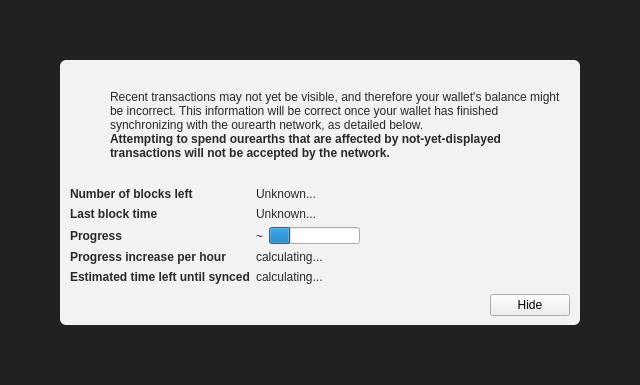
<?xml version="1.0" encoding="UTF-8"?>
<ui version="4.0">
 <class>ModalOverlay</class>
 <widget class="ModalOverlay" name="ModalOverlay">
  <property name="geometry">
   <rect>
    <x>0</x>
    <y>0</y>
    <width>640</width>
    <height>385</height>
   </rect>
  </property>
  <property name="windowTitle">
   <string>Form</string>
  </property>
  <layout class="QVBoxLayout" name="verticalLayout" stretch="0">
   <property name="sizeConstraint">
    <enum>QLayout::SetDefaultConstraint</enum>
   </property>
   <property name="leftMargin">
    <number>0</number>
   </property>
   <property name="topMargin">
    <number>0</number>
   </property>
   <property name="rightMargin">
    <number>0</number>
   </property>
   <property name="bottomMargin">
    <number>0</number>
   </property>
   <item>
    <widget class="QWidget" name="bgWidget" native="true">
     <property name="styleSheet">
      <string notr="true">#bgWidget { background: rgba(0,0,0,220); }</string>
     </property>
     <layout class="QVBoxLayout" name="verticalLayoutMain" stretch="1">
      <property name="leftMargin">
       <number>60</number>
      </property>
      <property name="topMargin">
       <number>60</number>
      </property>
      <property name="rightMargin">
       <number>60</number>
      </property>
      <property name="bottomMargin">
       <number>60</number>
      </property>
      <item>
       <widget class="QWidget" name="contentWidget" native="true">
        <property name="styleSheet">
         <string notr="true">#contentWidget { background: rgba(255,255,255,240); border-radius: 6px; }

QLabel { color: rgb(40,40,40);  }</string>
        </property>
        <layout class="QVBoxLayout" name="verticalLayoutSub" stretch="1,0,0,0">
         <property name="spacing">
          <number>0</number>
         </property>
         <property name="leftMargin">
          <number>10</number>
         </property>
         <property name="topMargin">
          <number>10</number>
         </property>
         <property name="rightMargin">
          <number>10</number>
         </property>
         <property name="bottomMargin">
          <number>10</number>
         </property>
         <item>
          <layout class="QHBoxLayout" name="horizontalLayoutIconText" stretch="0,1">
           <property name="topMargin">
            <number>20</number>
           </property>
           <item>
            <layout class="QVBoxLayout" name="verticalLayoutIcon">
             <property name="leftMargin">
              <number>0</number>
             </property>
             <item>
              <widget class="QPushButton" name="warningIcon">
               <property name="enabled">
                <bool>false</bool>
               </property>
               <property name="text">
                <string/>
               </property>
               <property name="icon">
                <iconset>
                 <normaloff>:/icons/warning</normaloff>
                 <disabledoff>:/icons/warning</disabledoff>:/icons/warning</iconset>
               </property>
               <property name="iconSize">
                <size>
                 <width>48</width>
                 <height>48</height>
                </size>
               </property>
               <property name="flat">
                <bool>true</bool>
               </property>
              </widget>
             </item>
             <item>
              <spacer name="verticalSpacerWarningIcon">
               <property name="orientation">
                <enum>Qt::Vertical</enum>
               </property>
               <property name="sizeHint" stdset="0">
                <size>
                 <width>20</width>
                 <height>40</height>
                </size>
               </property>
              </spacer>
             </item>
            </layout>
           </item>
           <item>
            <layout class="QVBoxLayout" name="verticalLayoutInfoText">
             <property name="leftMargin">
              <number>0</number>
             </property>
             <property name="topMargin">
              <number>0</number>
             </property>
             <item>
              <widget class="QLabel" name="infoText">
               <property name="text">
                <string>Recent transactions may not yet be visible, and therefore your wallet's balance might be incorrect. This information will be correct once your wallet has finished synchronizing with the ourearth network, as detailed below.</string>
               </property>
               <property name="textFormat">
                <enum>Qt::RichText</enum>
               </property>
               <property name="wordWrap">
                <bool>true</bool>
               </property>
              </widget>
             </item>
             <item>
              <widget class="QLabel" name="infoTextStrong">
               <property name="font">
                <font>
                 <weight>75</weight>
                 <bold>true</bold>
                </font>
               </property>
               <property name="text">
                <string>Attempting to spend ourearths that are affected by not-yet-displayed transactions will not be accepted by the network.</string>
               </property>
               <property name="textFormat">
                <enum>Qt::RichText</enum>
               </property>
               <property name="wordWrap">
                <bool>true</bool>
               </property>
              </widget>
             </item>
             <item>
              <spacer name="verticalSpacerInTextSpace">
               <property name="orientation">
                <enum>Qt::Vertical</enum>
               </property>
               <property name="sizeHint" stdset="0">
                <size>
                 <width>20</width>
                 <height>40</height>
                </size>
               </property>
              </spacer>
             </item>
            </layout>
           </item>
          </layout>
         </item>
         <item>
          <spacer name="verticalSpacerAfterText">
           <property name="orientation">
            <enum>Qt::Vertical</enum>
           </property>
           <property name="sizeHint" stdset="0">
            <size>
             <width>20</width>
             <height>40</height>
            </size>
           </property>
          </spacer>
         </item>
         <item>
          <layout class="QFormLayout" name="formLayout">
           <property name="fieldGrowthPolicy">
            <enum>QFormLayout::FieldsStayAtSizeHint</enum>
           </property>
           <property name="horizontalSpacing">
            <number>6</number>
           </property>
           <property name="verticalSpacing">
            <number>6</number>
           </property>
           <property name="topMargin">
            <number>10</number>
           </property>
           <item row="0" column="0">
            <widget class="QLabel" name="labelNumberOfBlocksLeft">
             <property name="font">
              <font>
               <weight>75</weight>
               <bold>true</bold>
              </font>
             </property>
             <property name="text">
              <string>Number of blocks left</string>
             </property>
            </widget>
           </item>
           <item row="0" column="1">
            <widget class="QLabel" name="numberOfBlocksLeft">
             <property name="text">
              <string>Unknown...</string>
             </property>
            </widget>
           </item>
           <item row="1" column="0">
            <widget class="QLabel" name="labelLastBlockTime">
             <property name="font">
              <font>
               <weight>75</weight>
               <bold>true</bold>
              </font>
             </property>
             <property name="text">
              <string>Last block time</string>
             </property>
            </widget>
           </item>
           <item row="1" column="1">
            <widget class="QLabel" name="newestBlockDate">
             <property name="sizePolicy">
              <sizepolicy hsizetype="Maximum" vsizetype="Preferred">
               <horstretch>0</horstretch>
               <verstretch>0</verstretch>
              </sizepolicy>
             </property>
             <property name="text">
              <string>Unknown...</string>
             </property>
            </widget>
           </item>
           <item row="2" column="0">
            <widget class="QLabel" name="labelSyncDone">
             <property name="font">
              <font>
               <weight>75</weight>
               <bold>true</bold>
              </font>
             </property>
             <property name="text">
              <string>Progress</string>
             </property>
            </widget>
           </item>
           <item row="2" column="1">
            <layout class="QHBoxLayout" name="horizontalLayoutSync" stretch="0,1">
             <item>
              <widget class="QLabel" name="percentageProgress">
               <property name="text">
                <string notr="true">~</string>
               </property>
              </widget>
             </item>
             <item>
              <widget class="QProgressBar" name="progressBar">
               <property name="value">
                <number>24</number>
               </property>
               <property name="format">
                <string/>
               </property>
              </widget>
             </item>
            </layout>
           </item>
           <item row="4" column="0">
            <widget class="QLabel" name="labelProgressIncrease">
             <property name="font">
              <font>
               <weight>75</weight>
               <bold>true</bold>
              </font>
             </property>
             <property name="text">
              <string>Progress increase per hour</string>
             </property>
            </widget>
           </item>
           <item row="4" column="1">
            <widget class="QLabel" name="progressIncreasePerH">
             <property name="text">
              <string>calculating...</string>
             </property>
            </widget>
           </item>
           <item row="5" column="0">
            <widget class="QLabel" name="labelEstimatedTimeLeft">
             <property name="font">
              <font>
               <weight>75</weight>
               <bold>true</bold>
              </font>
             </property>
             <property name="text">
              <string>Estimated time left until synced</string>
             </property>
            </widget>
           </item>
           <item row="5" column="1">
            <widget class="QLabel" name="expectedTimeLeft">
             <property name="text">
              <string>calculating...</string>
             </property>
            </widget>
           </item>
          </layout>
         </item>
         <item>
          <layout class="QHBoxLayout" name="horizontalLayoutButtons">
           <property name="leftMargin">
            <number>10</number>
           </property>
           <property name="topMargin">
            <number>10</number>
           </property>
           <item>
            <spacer name="horizontalSpacer">
             <property name="orientation">
              <enum>Qt::Horizontal</enum>
             </property>
             <property name="sizeHint" stdset="0">
              <size>
               <width>40</width>
               <height>20</height>
              </size>
             </property>
            </spacer>
           </item>
           <item>
            <widget class="QPushButton" name="closeButton">
             <property name="text">
              <string>Hide</string>
             </property>
            </widget>
           </item>
          </layout>
         </item>
        </layout>
       </widget>
      </item>
     </layout>
    </widget>
   </item>
  </layout>
 </widget>
 <customwidgets>
  <customwidget>
   <class>ModalOverlay</class>
   <extends>QWidget</extends>
   <header>modaloverlay.h</header>
   <container>1</container>
  </customwidget>
 </customwidgets>
 <resources/>
 <connections/>
</ui>
